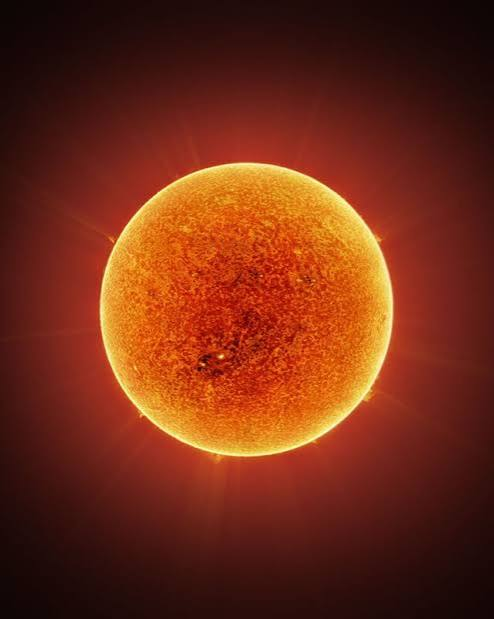
#> input picture examples/images/image_1.png, 494 x 619 px; its folder holds only this picture in this run
$ python example_2d_image.py
#> lines starting #> are read from the running program, lines starting #| are printed output that depends on the picture
### core.py
import cmath
import math
import numpy as np

# [75 lines left out: functions _dft_1d, _dft_nd, dft, idft, _radix2_recursive_fft_1d, not called in this run]

def bit_reverse_ordering(x: np.ndarray):
    N = len(x)

    bit_reversed_index = 0

    for index in range(1, N):

        # Start at highest bit
        bit = N // 2

        # Find the bit that needs to change
        while bit_reversed_index & bit:
            bit_reversed_index ^= bit
            bit //= 2

        bit_reversed_index ^= bit

        if index < bit_reversed_index:
            x[index], x[bit_reversed_index] = x[bit_reversed_index], x[index]

# radix-2 Cooley–Tukey iterative FFT
def _radix2_fft_1d(x: np.ndarray) -> np.ndarray:
    N = len(x)

    if N == 1:
        return x

    if N == 2:
        return np.array([x[0] + x[1], x[0] - x[1]], dtype=complex)

    x = np.asarray(x, dtype=complex).copy()

    # Bit-reversal ordering
    bit_reverse_ordering(x)

    # FFT butterfly stages, we will work backward.
    size = 2 #first butterfly stage has size 2. notice W(size=2)=1.

    while size <= N:
        half = size // 2

        # Twiddle factor for this stage
        W = np.exp(-2j * np.pi / size)

        # Process each group of `size` elements
        for start in range(0, N, size):

            w = 1.0

            # Perform butterflies
            for k in range(half):
                even = x[start + k]
                odd = x[start + k + half] * w

                x[start + k] = even + odd
                x[start + k + half] = even - odd

                w *= W

        size *= 2

    return x

def _fft_1d(x: np.ndarray) -> np.ndarray:
    N = len(x)

    if N & (N - 1):
        return Bluestein_fft_1d(x)
    else:
        return _radix2_fft_1d(x)

def _fft_nd(x: np.ndarray) -> np.ndarray:
    result = x.astype(complex)

    for axis in range(result.ndim):
        result = np.apply_along_axis(_fft_1d, axis, result)

    return result

def fft(x: np.ndarray) -> np.ndarray:
    if not isinstance(x, np.ndarray):
        raise TypeError(f"Input must be numpy array, got {type(x).__name__}")

    if x.ndim == 1:
        return _fft_1d(x)
    elif x.ndim >= 2:
        return _fft_nd(x)
    else:
        raise ValueError(f"Input must be at least 1D, got {x.ndim}D")

# Use conjugate trick to compute ifft using fft.
def _ifft_1d(X: np.ndarray) -> np.ndarray:
    N = len(X)
    X_conj = np.conj(X)
    result = _fft_1d(X_conj)
    return np.conj(result) / N

def _ifft_nd(X: np.ndarray) -> np.ndarray:
    result = X.astype(complex)

    for axis in range(result.ndim):
        result = np.apply_along_axis(_ifft_1d, axis, result)

    return result

def ifft(X: np.ndarray) -> np.ndarray:
    if not isinstance(X, np.ndarray):
        raise TypeError(f"Input must be numpy array, got {type(X).__name__}")

    if X.ndim == 1:
        return _ifft_1d(X)
    elif X.ndim >= 2:
        return _ifft_nd(X)
    else:
        raise ValueError(f"Input must be at least 1D, got {X.ndim}D")

# [30 lines left out: functions circular_convolution, Bluestein_fft_1d, not called in this run]

# [67 lines that do not run on import are left out]

### examples/example_2d_image.py
import glob
import os
import sys

import numpy as np
import matplotlib.pyplot as plt
from PIL import Image

sys.path.insert(0, os.path.join(os.path.dirname(os.path.abspath(__file__)), ".."))

import core

if __name__ == "__main__":
    base_dir = os.path.dirname(os.path.abspath(__file__))
    image_paths = sorted(glob.glob(os.path.join(base_dir, "images", "image_*.png")))
    highpass_cutoff = 5

    fig, axes = plt.subplots(3, 4, figsize=(16, 12))

    for row, img_path in enumerate(image_paths):
        img = Image.open(img_path).convert("L").resize((128, 128))
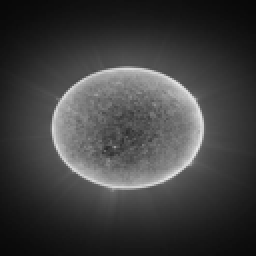
#> img: PIL image 128x128 L (shown 2 times larger); min 8, max 232, mean 62.5
        img_array = np.array(img, dtype=complex)

        X = core.fft(img_array)
        magnitude = np.log1p(np.abs(X))
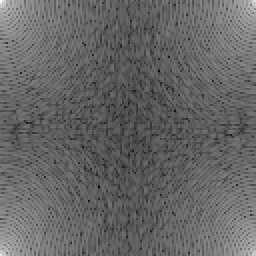
#> magnitude: shape (128, 128) float64 (shown 2 times larger); min 1.42, max 13.84, mean 6.4; drawn with min black and max white
        threshold = 5e-2 * np.abs(X).max()

        # Image compressed
        p = 0.30  # Keep 30% of coefficients
        k = int(p * X.size)

        # Find the k largest magnitudes
        indices = np.argpartition(magnitude.ravel(), -k)[-k:]

        # Create a sparse FFT array
        X_compressed = np.zeros_like(X)
        X_compressed.ravel()[indices] = X.ravel()[indices]
        magnitude_compressed = np.log1p(np.abs(X_compressed))
        ratio = np.count_nonzero(np.abs(X_compressed))/np.count_nonzero(np.abs(X))

        # reconstruct from compressed
        img_reconstructed = core.ifft(X_compressed).real
        error = np.max(np.abs(img_array - img_reconstructed))

        axes[row, 0].imshow(np.real(img_array), cmap="gray")
        axes[row, 0].set_title(f"Original Image")
        axes[row, 0].axis("off")

        axes[row, 1].imshow(magnitude, cmap="hot")
        axes[row, 1].set_title(f"FFT Magnitude:\n(N° coeff.: {np.count_nonzero(np.abs(X))})")
        axes[row, 1].axis("off")

        axes[row, 2].imshow(magnitude_compressed, cmap="hot")
        axes[row, 2].set_title(f"FFT Compressed Magnitude:\n(N° coeff.: {np.count_nonzero(np.abs(X_compressed))})")
        axes[row, 2].axis("off")

        axes[row, 3].imshow(np.real(img_reconstructed), cmap="gray")
        axes[row, 3].set_title(f"Reconstructed (err: {error:.2e})")
        axes[row, 3].axis("off")

        print(f"{img_path}: error = {error:.2e}")
#| examples/images/image_1.png: error = 2.76e+01

    output_dir = os.path.join(base_dir, "output")
    os.makedirs(output_dir, exist_ok=True)
    plt.tight_layout()
    plt.savefig(os.path.join(output_dir, "image_compression.png"), dpi=150, bbox_inches='tight')
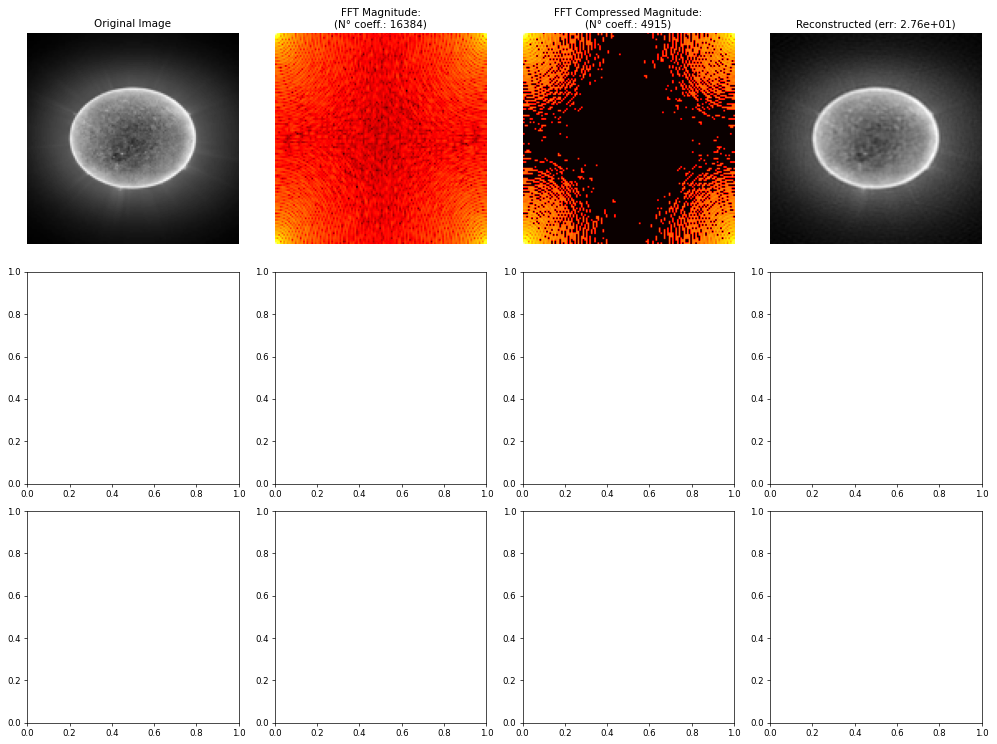
#> figure drawn by matplotlib, 4 panels
    print(f"Plot saved to {os.path.join(output_dir, 'image_filtering.png')}")
    plt.show()

$ run again, on examples/images/image_2.png
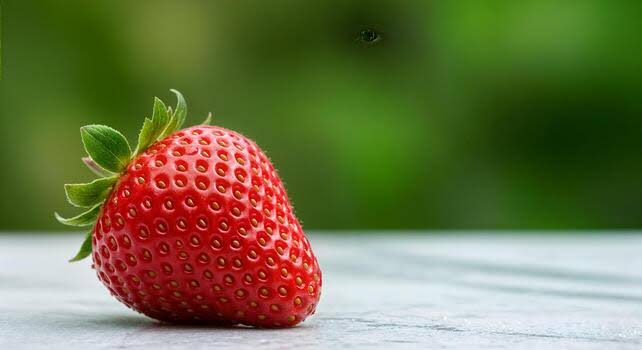
#> input picture examples/images/image_2.png, 642 x 350 px
#> `magnitude = np.log1p(np.abs(X))`:
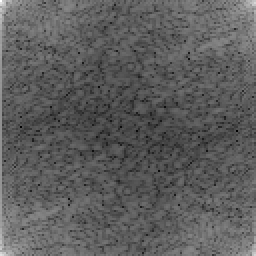
#> magnitude: shape (128, 128) float64 (shown 2 times larger); min 2.21, max 14.41, mean 6.69; drawn with min black and max white
#| examples/images/image_2.png: error = 3.70e+01
#> `plt.savefig(os.path.join(output_dir, "image_compression.png"), dpi=150..`:
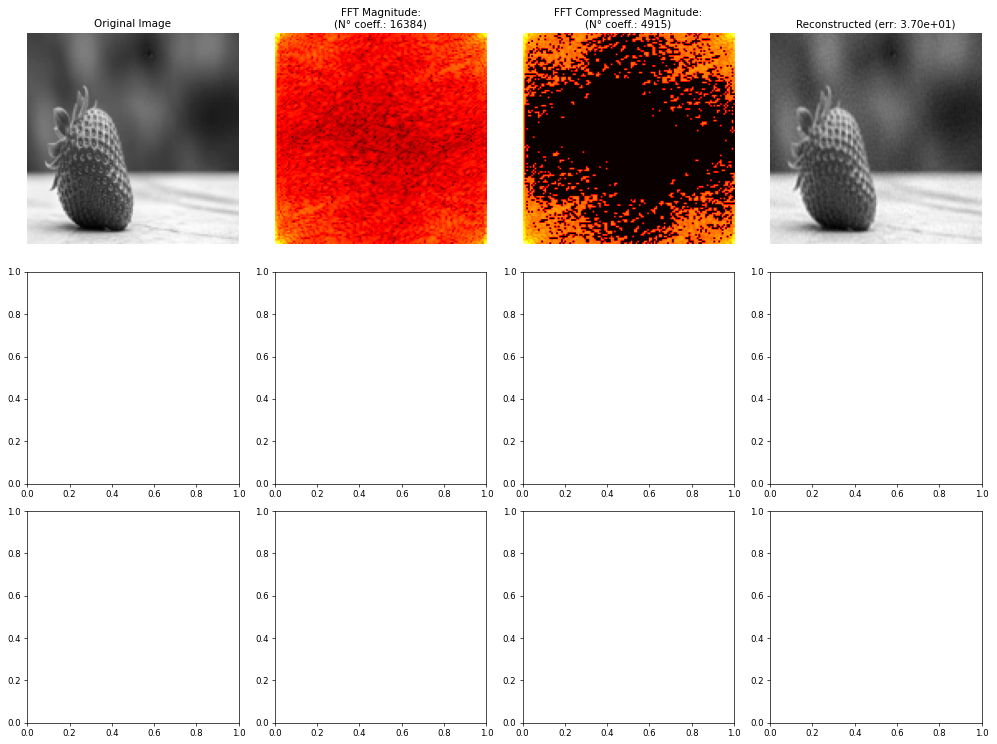
#> figure drawn by matplotlib, 4 panels
